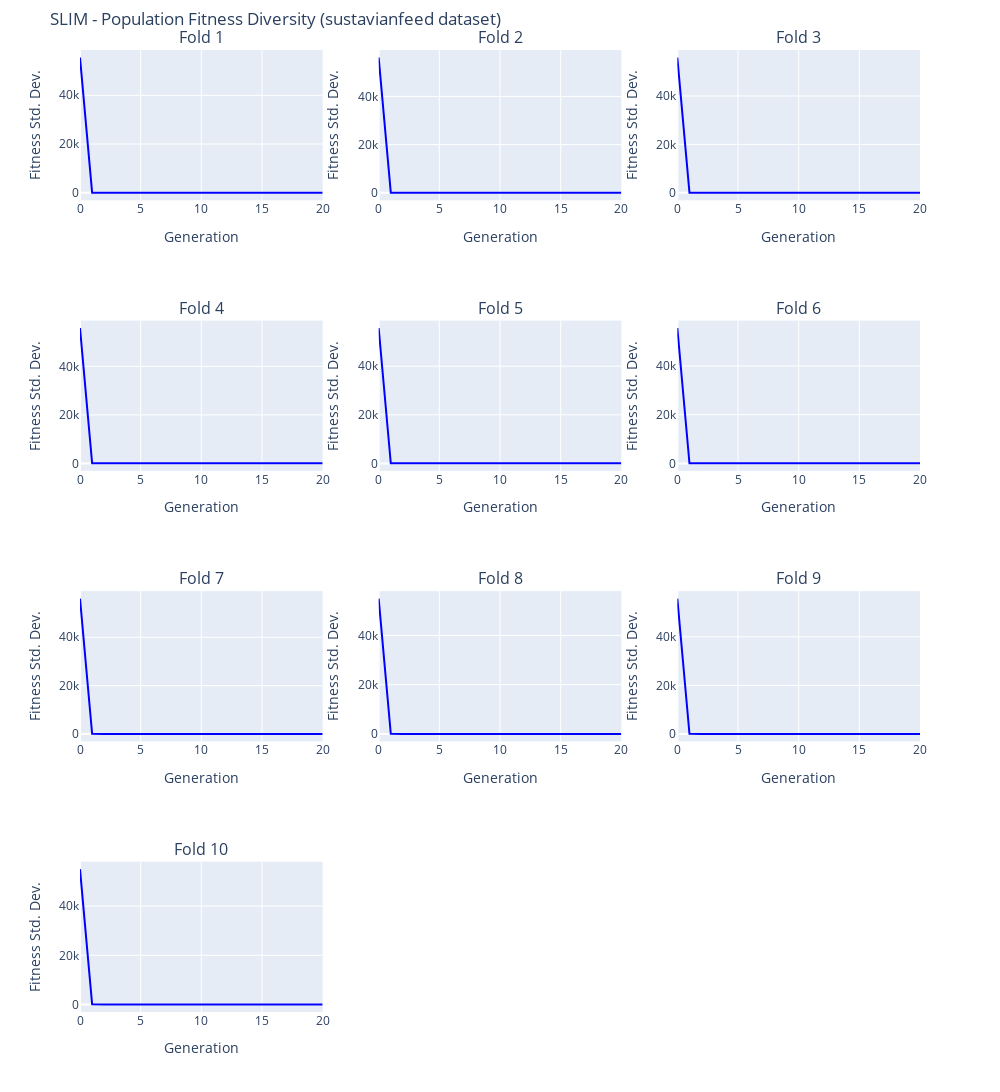

Notebook code cell kept with this figure:
### Markdown cell above
After performing wilcoxon statistical test, we confirm that the differences between models are statistically significant at 95% level of confidence. In other words, at the 5% significance level, SLIM * SIG1 has a significantly lower test-RMSE than both SLIM * SIG2 (p=0.0020) and SLIM * ABS (p=0.0137), and SLIM * SIG2 also outperforms SLIM * ABS (p=0.0098).
Finally, we can reject the hypothesis that their RMSE distributions are the same, and conclude that SLIM * SIG1 is the best of the three.

### Code cell
plot_SLIM_population_fitness_diversity_logs(    
    model_name='SLIM',
    n_folds=n_outer_cv,
    dataset_name='sustavianfeed'
)

### Figure 1 — Plotly figure (JSON) as saved in the notebook; plotly's stock layout.template omitted (floating-point values rounded to 4 significant figures)
{"data": [{"line": {"color": "blue"}, "mode": "lines", "name": "Fold 1", "showlegend": false, "type": "scatter", "x": [0, 1, 2, 3, 4, 5, 6, 7, 8, 9, 10, 11, 12, 13, 14, 15, 16, 17, 18, 19, 20], "xaxis": "x", "y": [55490.0, 60.16, 14.67, 17.53, 22.08, 25.5, 25.51, 21.44, 18.8, 15.5, 14.43, 14.4, 14.08, 17.48, 17.6, 14.67, 14.8, 16.89, 14.47, 15.34, 12.32], "yaxis": "y"}, {"line": {"color": "blue"}, "mode": "lines", "name": "Fold 2", "showlegend": false, "type": "scatter", "x": [0, 1, 2, 3, 4, 5, 6, 7, 8, 9, 10, 11, 12, 13, 14, 15, 16, 17, 18, 19, 20], "xaxis": "x2", "y": [56140.0, 66.15, 14.87, 18.35, 23.85, 26.2, 25.53, 17.84, 14.81, 13.7, 12.72, 11.65, 12.57, 12.7, 15.23, 10.92, 13.43, 11.46, 12.99, 10.71, 13.38], "yaxis": "y2"}, {"line": {"color": "blue"}, "mode": "lines", "name": "Fold 3", "showlegend": false, "type": "scatter", "x": [0, 1, 2, 3, 4, 5, 6, 7, 8, 9, 10, 11, 12, 13, 14, 15, 16, 17, 18, 19, 20], "xaxis": "x3", "y": [55860.0, 66.04, 14.84, 18.33, 23.81, 26.16, 25.51, 17.85, 14.86, 13.91, 17.32, 14.98, 10.82, 13.03, 13.87, 14.39, 12.7, 9.91, 13.21, 13.06, 9.574], "yaxis": "y3"}, {"line": {"color": "blue"}, "mode": "lines", "name": "Fold 4", "showlegend": false, "type": "scatter", "x": [0, 1, 2, 3, 4, 5, 6, 7, 8, 9, 10, 11, 12, 13, 14, 15, 16, 17, 18, 19, 20], "xaxis": "x4", "y": [55790.0, 65.95, 14.81, 18.27, 23.76, 26.1, 25.42, 17.77, 14.75, 13.81, 16.31, 16.99, 16.13, 14.63, 12.74, 15.15, 13.77, 14.36, 13.76, 17.03, 14.86], "yaxis": "y4"}, {"line": {"color": "blue"}, "mode": "lines", "name": "Fold 5", "showlegend": false, "type": "scatter", "x": [0, 1, 2, 3, 4, 5, 6, 7, 8, 9, 10, 11, 12, 13, 14, 15, 16, 17, 18, 19, 20], "xaxis": "x5", "y": [55700.0, 65.95, 14.8, 18.26, 23.77, 26.12, 25.46, 17.8, 14.82, 13.9, 17.0, 14.97, 14.32, 13.23, 12.46, 12.4, 10.92, 13.97, 12.16, 12.92, 13.86], "yaxis": "y5"}, {"line": {"color": "blue"}, "mode": "lines", "name": "Fold 6", "showlegend": false, "type": "scatter", "x": [0, 1, 2, 3, 4, 5, 6, 7, 8, 9, 10, 11, 12, 13, 14, 15, 16, 17, 18, 19, 20], "xaxis": "x6", "y": [55540.0, 65.88, 15.22, 18.58, 25.87, 28.5, 26.39, 20.74, 11.47, 15.36, 13.82, 13.62, 13.4, 16.25, 13.44, 14.35, 11.43, 13.08, 14.57, 15.52, 14.7], "yaxis": "y6"}, {"line": {"color": "blue"}, "mode": "lines", "name": "Fold 7", "showlegend": false, "type": "scatter", "x": [0, 1, 2, 3, 4, 5, 6, 7, 8, 9, 10, 11, 12, 13, 14, 15, 16, 17, 18, 19, 20], "xaxis": "x7", "y": [56000.0, 66.15, 14.9, 18.36, 23.92, 26.36, 25.66, 19.01, 12.82, 12.01, 13.96, 13.34, 17.8, 14.04, 13.38, 13.14, 13.28, 11.66, 14.88, 13.6, 11.45], "yaxis": "y7"}, {"line": {"color": "blue"}, "mode": "lines", "name": "Fold 8", "showlegend": false, "type": "scatter", "x": [0, 1, 2, 3, 4, 5, 6, 7, 8, 9, 10, 11, 12, 13, 14, 15, 16, 17, 18, 19, 20], "xaxis": "x8", "y": [54910.0, 65.55, 14.81, 18.26, 23.79, 26.13, 25.48, 17.84, 14.83, 13.89, 16.56, 16.65, 16.2, 15.19, 14.35, 13.0, 14.86, 15.63, 13.75, 13.83, 12.23], "yaxis": "y8"}, {"line": {"color": "blue"}, "mode": "lines", "name": "Fold 9", "showlegend": false, "type": "scatter", "x": [0, 1, 2, 3, 4, 5, 6, 7, 8, 9, 10, 11, 12, 13, 14, 15, 16, 17, 18, 19, 20], "xaxis": "x9", "y": [55740.0, 65.91, 14.82, 18.27, 23.79, 26.13, 25.46, 17.79, 14.76, 13.79, 16.86, 15.96, 12.37, 14.57, 12.98, 15.73, 13.45, 12.74, 12.31, 14.1, 11.77], "yaxis": "y9"}, {"line": {"color": "blue"}, "mode": "lines", "name": "Fold 10", "showlegend": false, "type": "scatter", "x": [0, 1, 2, 3, 4, 5, 6, 7, 8, 9, 10, 11, 12, 13, 14, 15, 16, 17, 18, 19, 20], "xaxis": "x10", "y": [55020.0, 65.6, 14.84, 18.28, 23.81, 26.14, 25.47, 17.81, 14.78, 13.79, 16.84, 15.95, 12.37, 14.09, 15.39, 14.96, 13.1, 17.1, 12.29, 12.8, 11.9], "yaxis": "y10"}], "layout": {"annotations": [{"font": {"size": 16}, "showarrow": false, "text": "Fold 1", "x": 0.1444, "xanchor": "center", "xref": "paper", "y": 1, "yanchor": "bottom", "yref": "paper"}, {"font": {"size": 16}, "showarrow": false, "text": "Fold 2", "x": 0.5, "xanchor": "center", "xref": "paper", "y": 1, "yanchor": "bottom", "yref": "paper"}, {"font": {"size": 16}, "showarrow": false, "text": "Fold 3", "x": 0.8556, "xanchor": "center", "xref": "paper", "y": 1, "yanchor": "bottom", "yref": "paper"}, {"font": {"size": 16}, "showarrow": false, "text": "Fold 4", "x": 0.1444, "xanchor": "center", "xref": "paper", "y": 0.7188, "yanchor": "bottom", "yref": "paper"}, {"font": {"size": 16}, "showarrow": false, "text": "Fold 5", "x": 0.5, "xanchor": "center", "xref": "paper", "y": 0.7188, "yanchor": "bottom", "yref": "paper"}, {"font": {"size": 16}, "showarrow": false, "text": "Fold 6", "x": 0.8556, "xanchor": "center", "xref": "paper", "y": 0.7188, "yanchor": "bottom", "yref": "paper"}, {"font": {"size": 16}, "showarrow": false, "text": "Fold 7", "x": 0.1444, "xanchor": "center", "xref": "paper", "y": 0.4375, "yanchor": "bottom", "yref": "paper"}, {"font": {"size": 16}, "showarrow": false, "text": "Fold 8", "x": 0.5, "xanchor": "center", "xref": "paper", "y": 0.4375, "yanchor": "bottom", "yref": "paper"}, {"font": {"size": 16}, "showarrow": false, "text": "Fold 9", "x": 0.8556, "xanchor": "center", "xref": "paper", "y": 0.4375, "yanchor": "bottom", "yref": "paper"}, {"font": {"size": 16}, "showarrow": false, "text": "Fold 10", "x": 0.1444, "xanchor": "center", "xref": "paper", "y": 0.1562, "yanchor": "bottom", "yref": "paper"}], "height": 1600, "margin": {"t": 50}, "title": {"text": "SLIM - Population Fitness Diversity (sustavianfeed dataset)"}, "width": 1000, "xaxis": {"anchor": "y", "domain": [0, 0.2889], "title": {"text": "Generation"}}, "xaxis10": {"anchor": "y10", "domain": [0, 0.2889], "title": {"text": "Generation"}}, "xaxis11": {"anchor": "y11", "domain": [0.3556, 0.6444]}, "xaxis12": {"anchor": "y12", "domain": [0.7111, 1]}, "xaxis2": {"anchor": "y2", "domain": [0.3556, 0.6444], "title": {"text": "Generation"}}, "xaxis3": {"anchor": "y3", "domain": [0.7111, 1], "title": {"text": "Generation"}}, "xaxis4": {"anchor": "y4", "domain": [0, 0.2889], "title": {"text": "Generation"}}, "xaxis5": {"anchor": "y5", "domain": [0.3556, 0.6444], "title": {"text": "Generation"}}, "xaxis6": {"anchor": "y6", "domain": [0.7111, 1], "title": {"text": "Generation"}}, "xaxis7": {"anchor": "y7", "domain": [0, 0.2889], "title": {"text": "Generation"}}, "xaxis8": {"anchor": "y8", "domain": [0.3556, 0.6444], "title": {"text": "Generation"}}, "xaxis9": {"anchor": "y9", "domain": [0.7111, 1], "title": {"text": "Generation"}}, "yaxis": {"anchor": "x", "domain": [0.8438, 1], "range": [0, null], "title": {"text": "Fitness Std. Dev."}}, "yaxis10": {"anchor": "x10", "domain": [0, 0.1562], "range": [0, null], "title": {"text": "Fitness Std. Dev."}}, "yaxis11": {"anchor": "x11", "domain": [0, 0.1562]}, "yaxis12": {"anchor": "x12", "domain": [0, 0.1562]}, "yaxis2": {"anchor": "x2", "domain": [0.8438, 1], "range": [0, null], "title": {"text": "Fitness Std. Dev."}}, "yaxis3": {"anchor": "x3", "domain": [0.8438, 1], "range": [0, null], "title": {"text": "Fitness Std. Dev."}}, "yaxis4": {"anchor": "x4", "domain": [0.5625, 0.7188], "range": [0, null], "title": {"text": "Fitness Std. Dev."}}, "yaxis5": {"anchor": "x5", "domain": [0.5625, 0.7188], "range": [0, null], "title": {"text": "Fitness Std. Dev."}}, "yaxis6": {"anchor": "x6", "domain": [0.5625, 0.7188], "range": [0, null], "title": {"text": "Fitness Std. Dev."}}, "yaxis7": {"anchor": "x7", "domain": [0.2812, 0.4375], "range": [0, null], "title": {"text": "Fitness Std. Dev."}}, "yaxis8": {"anchor": "x8", "domain": [0.2812, 0.4375], "range": [0, null], "title": {"text": "Fitness Std. Dev."}}, "yaxis9": {"anchor": "x9", "domain": [0.2812, 0.4375], "range": [0, null], "title": {"text": "Fitness Std. Dev."}}}}
